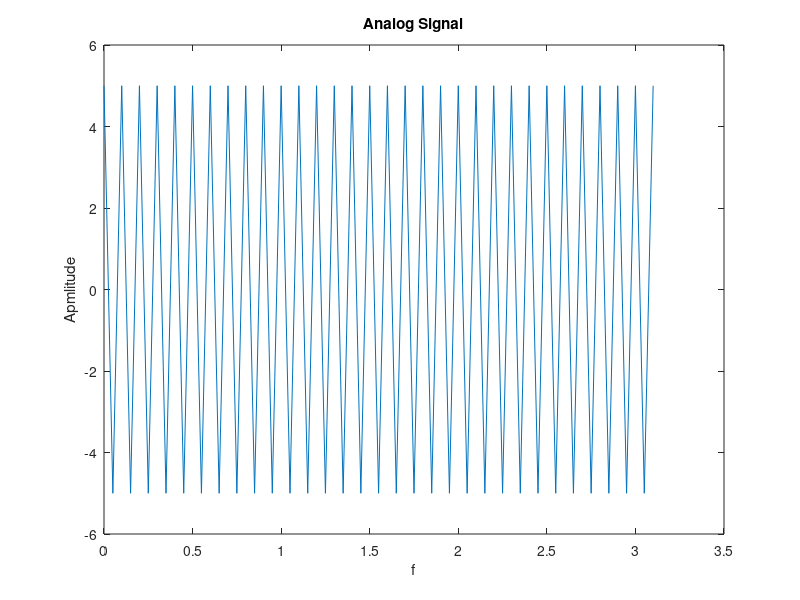
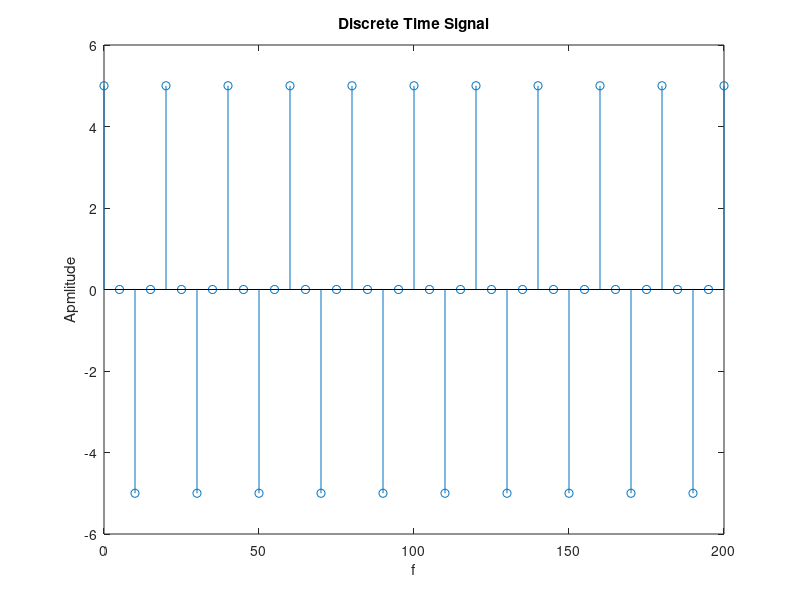
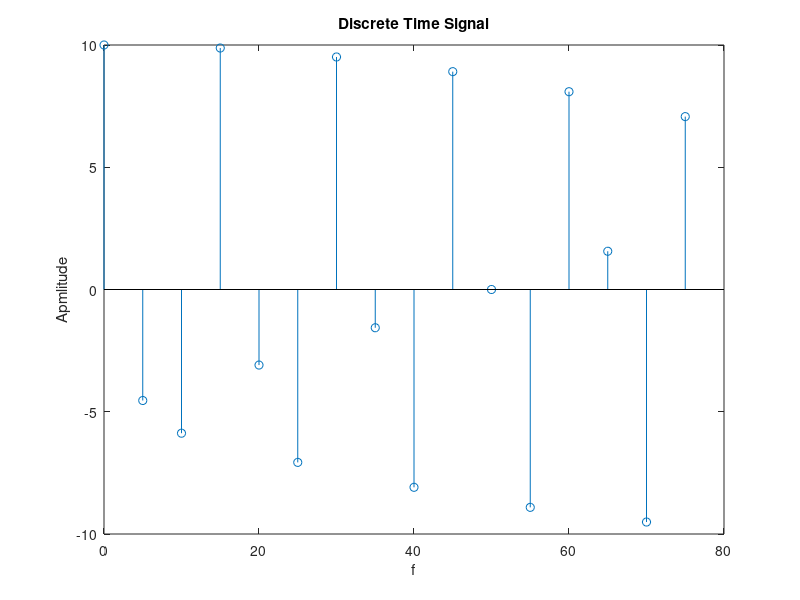

Recreate these plots in MATLAB, in order.
clc

t = 0:0.05:3.1416;
y = 5*cos(2*50*pi*t);
figure
plot(t,y);
ylabel('Apmlitude');
xlabel('f');
title('Analog Signal')

n = 0:5:200;
y = 5*cos(0.5*pi*n);
figure
stem(n,y);
ylabel('Apmlitude');
xlabel('f');
title('Discrete Time Signal')

n = 0:5:75;
y = 10*cos(1.33*pi*n);
figure
stem(n,y);
ylabel('Apmlitude');
xlabel('f');
title('Discrete Time Signal')